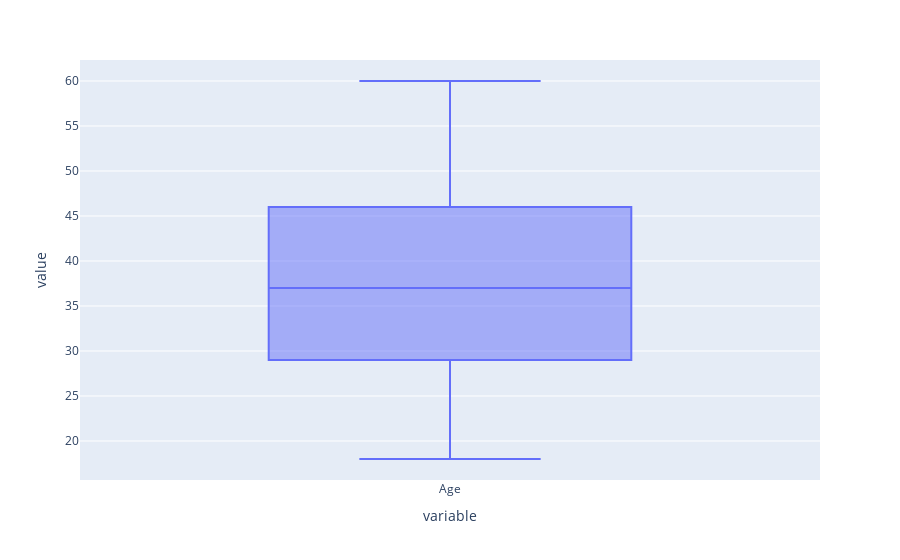

Write notebook code for a chart like this one.
### Code cell
fig = px.box(df['Age'])
fig.show()

### Figure 1 — Plotly figure (JSON) as saved in the notebook; plotly's stock layout.template omitted (floating-point values rounded to 4 significant figures; data arrays with more than 128 entries replaced by an {"elided": "..."} marker saying what was removed)
{"data": [{"alignmentgroup": "True", "hovertemplate": "variable=%{x}<br>value=%{y}<extra></extra>", "legendgroup": "", "marker": {"color": "#636efa"}, "name": "", "notched": false, "offsetgroup": "", "orientation": "v", "showlegend": false, "type": "box", "x": {"elided": "400 str values"}, "x0": " ", "xaxis": "x", "y": {"elided": "400 int values"}, "y0": " ", "yaxis": "y"}], "layout": {"autosize": true, "boxmode": "group", "legend": {"tracegroupgap": 0}, "margin": {"t": 60}, "xaxis": {"anchor": "y", "autorange": true, "domain": [0, 1], "range": [-0.5, 0.5], "title": {"text": "variable"}, "type": "category"}, "yaxis": {"anchor": "x", "autorange": true, "domain": [0, 1], "range": [15.67, 62.33], "title": {"text": "value"}, "type": "linear"}}}
